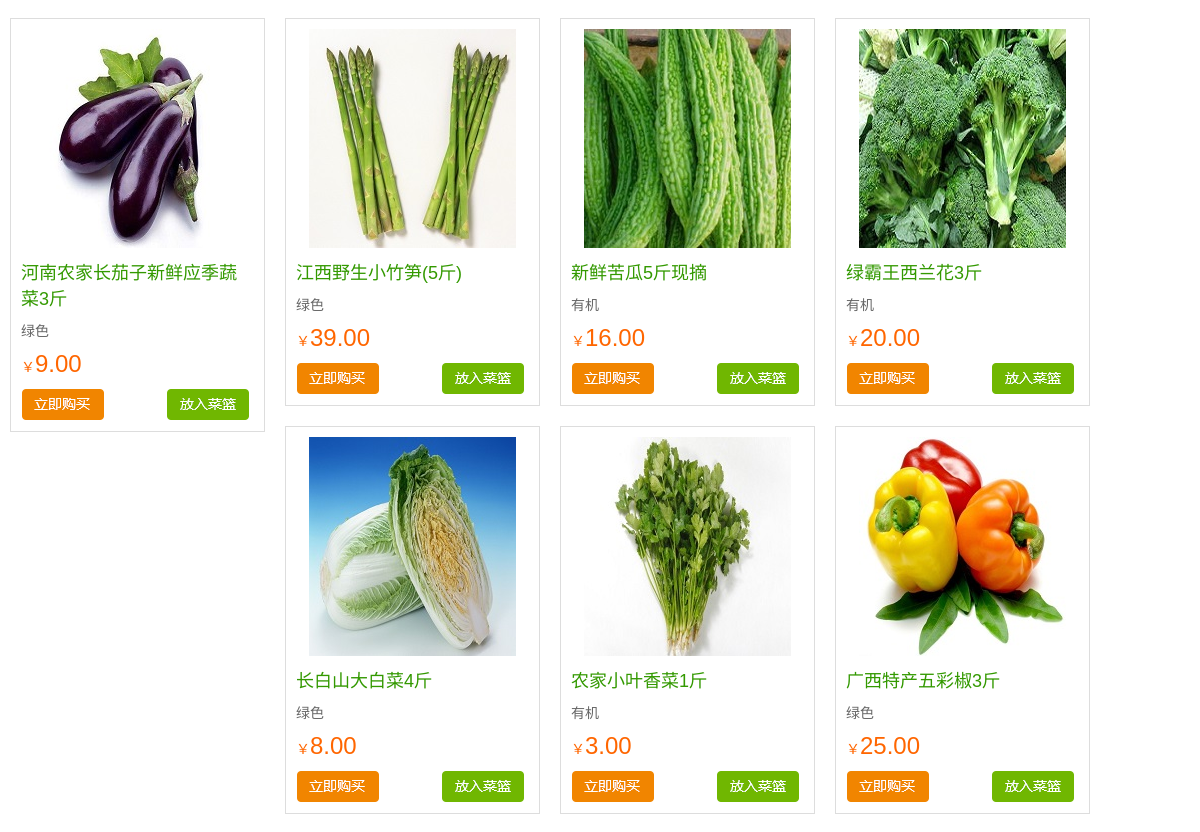
/integral_app/products_list/ (middle part), run on an earlier commit of the app's database.
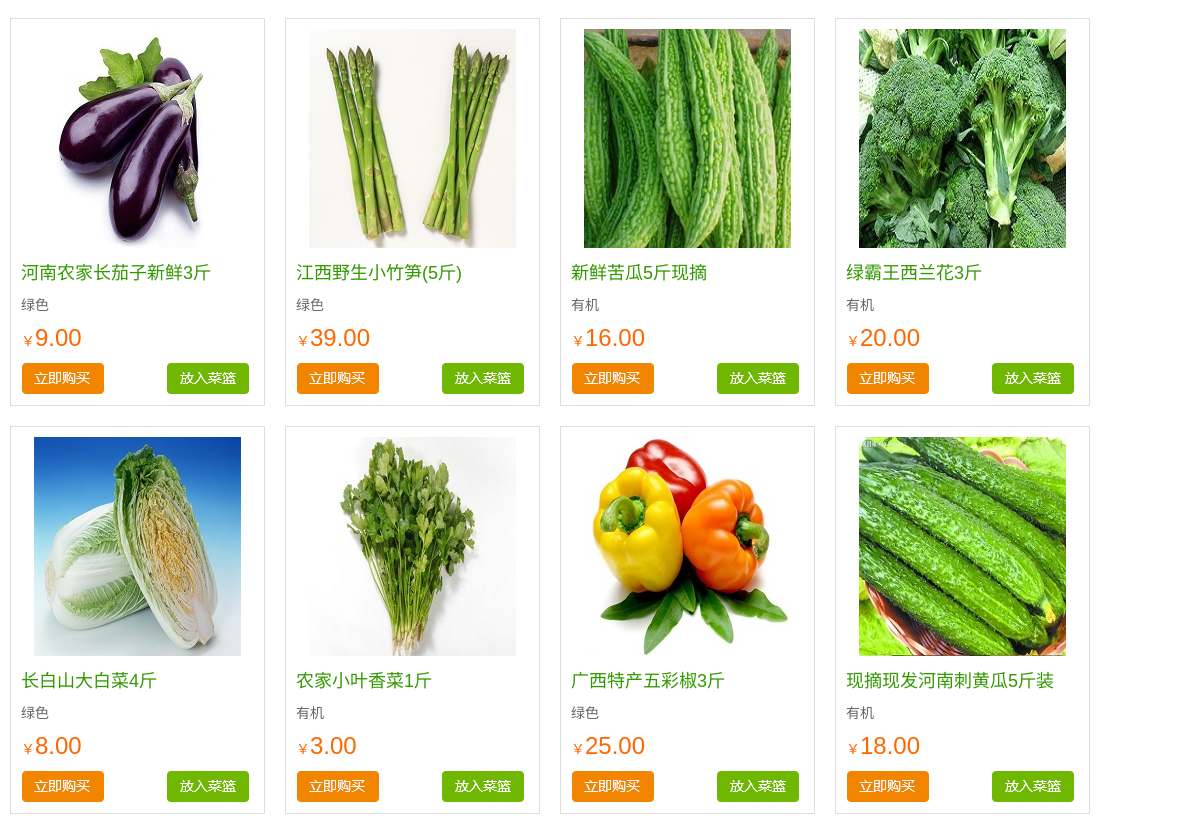
And on a later commit of the database.
### integral_app/models.py (models this page shows, shortened)
class Pro_sku(models.Model):
    image = models.ImageField(upload_to='static/images', default='images/product_AD_07.png', null=True, verbose_name='商品图片')
    name = models.CharField(max_length=50, verbose_name='商品名(规格)')
    title = models.CharField(max_length=100, verbose_name='标签')
    price = models.DecimalField(max_digits=10, decimal_places=2, verbose_name='本店价')
    cost_price = models.DecimalField(max_digits=10, decimal_places=2, verbose_name='市场价')
    stock = models.IntegerField(default=0, verbose_name='库存')
    sales = models.IntegerField(default=0, verbose_name='销量')
    type = models.ForeignKey(Pro_Type, on_delete=models.CASCADE)
    comments = models.IntegerField(default=0, verbose_name='评价数')
    is_putaway = models.BooleanField(default=True, verbose_name='是否上架销售')
    class Meta:
        db_table = 'Pro_sku'
        verbose_name = '商品SKU'
        verbose_name_plural = verbose_name

### integral_app/views.py (the view)
# urls.py: path('products_list/', views.products_list, name='products_list'),  # 访问蔬菜馆页面
def products_list(request):
    vegetables = Pro_sku.objects.exclude(type_id=1)
    return render(request, 'integral_app/Product-List.html',{'vegetables':vegetables})

### templates/integral_app/Product-List.html (shortened to what this page needs)
{% load static %}
<!DOCTYPE html PUBLIC "-//W3C//DTD XHTML 1.0 Transitional//EN"
        "http://www.w3.org/TR/xhtml1/DTD/xhtml1-transitional.dtd">
<html xmlns="http://www.w3.org/1999/xhtml">
<head>
    <link href="{% static 'css/css.css' %}" rel="stylesheet" type="text/css"/>
    <link href="{% static 'css/common.css' %}" rel="stylesheet" type="text/css"/>
    <link href="{% static 'css/font-awesome.min.css' %}" rel="stylesheet" type="text/css"/>
</head>
<body>
<div class="Inside_pages">
    <div class="vegetables_Forum">
        <div class="list_style">
            <ul class="clearfix">
                {% for foo in vegetables %}
                    <li class="clearfix">
                    <div class="product_lists clearfix">
                        <a href="#"><img src="{{ foo.image }}"/></a>
                        <p class="title_p_name">{{ foo.name }}</p>
                        <p class="title_Profile">{{ foo.title }}</p>
                        <p class="price"><b>￥</b>{{ foo.price }}</p>
                        <p class="btn_style"><a href="javascript;('')" class="buy_btn"></a><a href="javascript;('')"
                                                                                              class="Join_btn"></a></p>
                    </div>
                </li>
                {% endfor %}
            </ul>
        </div>
    </div>
</div>
</body>
</html>

### static/css/css.css (style rules this page uses)
.clearfix:before, .clearfix:after { content: '.'; display: block; overflow: hidden; visibility: hidden; font-size: 0; line-height: 0; width: 0; height: 0; }
.clearfix:after { clear: both; }
.clearfix { zoom: 1; }
.Inside_pages .list_style { margin:10px 0px 100px 0px }
.Inside_pages .list_style li { width:275px; float:left }
.Inside_pages .list_style li .product_lists { border:1px solid #ddd; margin:10px; padding:10px; position:relative }
.Inside_pages .list_style a { display:block; text-align:center; }
.Inside_pages .list_style .title_p_name { font-size:18px; color:#390; margin:10px 0px; }
.Inside_pages .list_style .title_Profile { font-size:14px; color:#666 }
.Inside_pages .list_style .price { margin:10px 0px; font-size:24px; color:#F60 }
.Inside_pages .list_style .price b { font-size:14px; font-weight:normal }
.Inside_pages .list_style .btn_style a { background:url("../images/Complex_img.png") no-repeat; height:33px; width:88px; display:block; }
.Inside_pages .list_style .btn_style a.buy_btn { float:left }
.Inside_pages .list_style .btn_style a.Join_btn { background-position:left -32px; float:right }

### static/css/common.css (style rules this page uses)
html, body, div, label, dl, dt, dd, ul, ol, li, h1, h2, h3, h4, h5, h6, pre, code, form, fieldset, legend, p, blockquote, th, td ,img,textarea { border: 0px;margin: 0px;outline: 0px;padding: 0px; }
fieldset, img { border: 0; }
img { display:inline-block; }
li { display: list-item;text-align: -webkit-match-parent; }
ol, ul { list-style: none outside none; }
:link, :visited, ins { text-decoration: none; }
a { color: #999 }
div { display: block; }
html,body { margin: 0; padding: 0; color: #232323; font-size: 12px; font-family:"Microsoft YaHei",Arial,Helvetica,sans-serif,STHeiti; letter-spacing: 0px; height: 100%; width: 100%; }
.clearfix:after, ul:after, li:after { display: block; content: "."; height: 0; visibility: hidden; clear: both; font-size: 0; line-height: 0; }
.top,.header, .mian ,#user,.Menu_style,.footerbox, .Inside_pages,.user_style { max-width: 1280px; margin:0 auto; }

What changed in the data, as far as the page shows it:
changed Pro_sku: name "河南农家长茄子新鲜应季蔬菜3斤" → "河南农家长茄子新鲜3斤"
now on this page (row unchanged): Pro_sku: image (picture), name "现摘现发河南刺黄瓜5斤装", title "有机", price "18.00"
